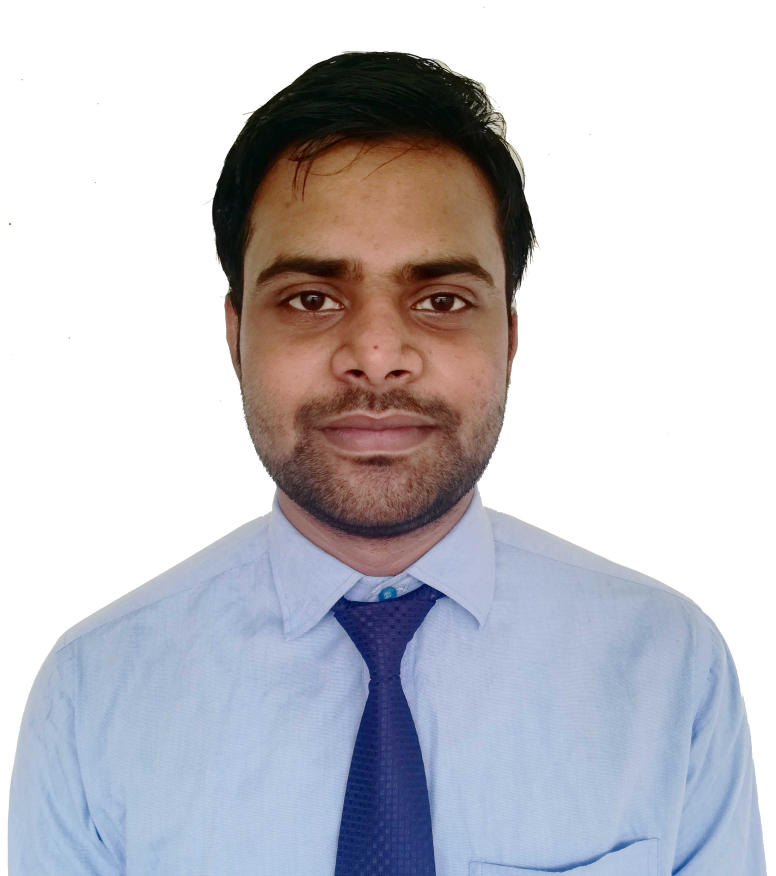
#> input picture sanjay.jpg, 3104 x 3504 px, given in place of co.jpg, which was not available (shown at 1/4 size)
$ python open_cam.py
#> lines starting #> are read from the running program, lines starting #| are printed output that depends on the picture; after the words box and inside, x2 and y2 are one past the last pixel; in counts of white or black regions, pixels touching at a corner belong together; pictures that were not available may be replaced by others from this repository, and a replacement may not be noted
import cv2

# Method to draw boundary around the detected feature
def draw_boundary(img, classifier, scaleFactor, minNeighbors, color, text):
    # Converting image to gray-scale
#> called with scaleFactor = 1.1, minNeighbors = 10, color = (255, 0, 0), text = 'Face'
    gray_img = cv2.cvtColor(img, cv2.COLOR_BGR2GRAY)
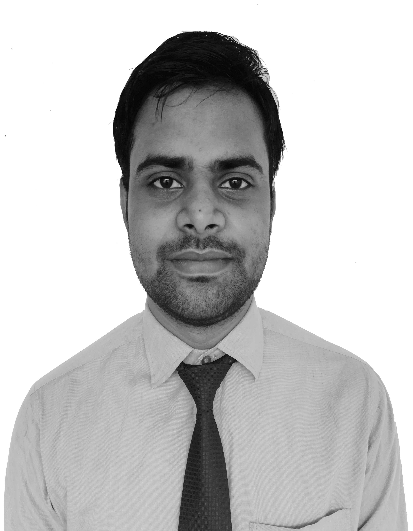
#> gray_img: shape (531, 413); min 1, max 255, mean 196.2
    # detecting features in gray-scale image, returns coordinates, width and height of features
    features = classifier.detectMultiScale(gray_img, scaleFactor, minNeighbors)
#> features = [[98, 102, 206, 206]]
    coords = []
    # drawing rectangle around the feature and labeling it
    for (x, y, w, h) in features:
        cv2.rectangle(img, (x,y), (x+w, y+h), color, 2)
        cv2.putText(img, text, (x, y-4), cv2.FONT_HERSHEY_SIMPLEX, 0.8, color, 1, cv2.LINE_AA)
        coords = [x, y, w, h]
        print(coords)
#> this loop made 1 pass
#| [98, 102, 206, 206]
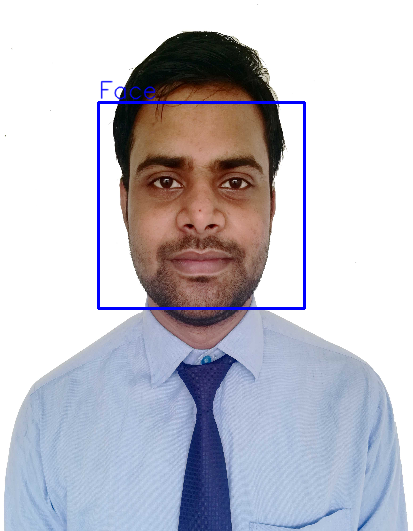
#> img: shape (531, 413, 3); mean B, G, R 202.5, 193, 193.7
    return coords


# Method to detect the features
def detect(img, faceCascade, eyeCascade, noseCascade, mouthCascade):
    color = {"blue":(255,0,0), "red":(0,0,255), "green":(0,255,0), "white":(255,255,255)}
    coords = draw_boundary(img, faceCascade, 1.1, 10, color['blue'], "Face")
#> coords = [98, 102, 206, 206]
    # If feature is detected, the draw_boundary method will return the x,y coordinates and width and height of rectangle else the length of coords will be 0
    if len(coords)==4:
        # Updating region of interest by cropping image
        roi_img = img[coords[1]:coords[1]+coords[3], coords[0]:coords[0]+coords[2]]
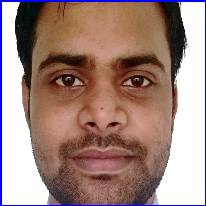
#> roi_img: shape (206, 206, 3); mean B, G, R 127.6, 133.8, 161.6
        # Passing roi, classifier, scaling factor, Minimum neighbours, color, label text
        coords = draw_boundary(roi_img, eyeCascade, 1.3, 12, color['red'], "Eye")
#> call 2 of draw_boundary, with scaleFactor = 1.3, minNeighbors = 12, color = (0, 0, 255), text = 'Eye'
#> in draw_boundary (call 2), `gray_img = cv2.cvtColor(img, cv2.COLOR_BGR2GRAY)`:
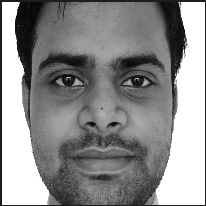
#> gray_img: shape (206, 206); min 2, max 255, mean 141.4
#> in draw_boundary (call 2), `features = classifier.detectMultiScale(gray_img, scaleFactor, minNeigh..`: features = [[39, 60, 58, 38], [113, 67, 46, 30], [99, 55, 72, 48]]
#> the loop in draw_boundary (call 2), `for (x, y, w, h) in features:` made 3 passes
#| [39, 60, 58, 38]
#| [113, 67, 46, 30]
#| [99, 55, 72, 48]
#> after the loop in draw_boundary (call 2), `for (x, y, w, h) in features:`:
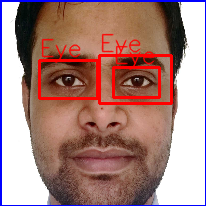
#> img: shape (206, 206, 3); 6.11% of pixels changed, all inside (x1, y1, x2, y2) = (38, 33, 173, 105)
#> coords = [99, 55, 72, 48]
        coords = draw_boundary(roi_img, noseCascade, 1.3, 4, color['green'], "Nose")
#> call 3 of draw_boundary, with scaleFactor = 1.3, minNeighbors = 4, color = (0, 255, 0), text = 'Nose'
#> in draw_boundary (call 3), `gray_img = cv2.cvtColor(img, cv2.COLOR_BGR2GRAY)`:
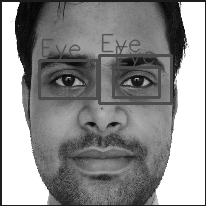
#> gray_img: shape (206, 206); min 2, max 255, mean 140
#> in draw_boundary (call 3), `features = classifier.detectMultiScale(gray_img, scaleFactor, minNeigh..`: features = ()
#> coords = []
        coords = draw_boundary(roi_img, mouthCascade, 1.3, 20, color['white'], "Mouth")
#> call 4 of draw_boundary, with scaleFactor = 1.3, minNeighbors = 20, color = (255, 255, 255), text = 'Mouth'
#> in draw_boundary (call 4), `features = classifier.detectMultiScale(gray_img, scaleFactor, minNeigh..`: features = [[63, 139, 77, 47]]
#> the loop in draw_boundary (call 4), `for (x, y, w, h) in features:` made 1 pass
#| [63, 139, 77, 47]
#> after the loop in draw_boundary (call 4), `for (x, y, w, h) in features:`:
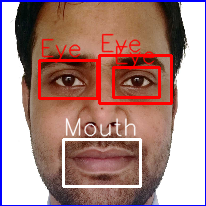
#> img: shape (206, 206, 3); 3.06% of pixels changed, all inside (x1, y1, x2, y2) = (62, 118, 142, 188)
#> coords = [63, 139, 77, 47]
    return img


# Loading classifiers
faceCascade = cv2.CascadeClassifier('haarcascade_frontalface_default.xml')
eyesCascade = cv2.CascadeClassifier('ojoI.xml')
noseCascade = cv2.CascadeClassifier('Nariz.xml')
mouthCascade = cv2.CascadeClassifier('Mouth.xml')

# Capturing real time video stream. 0 for built-in web-cams, 0 or -1 for external web-cams
# video_capture = cv2.VideoCapture(0)
img=cv2.resize(cv2.imread('co.jpg'),(413,531))

# while True:
    # Reading image from video stream
# img = video_capture.read()
# Call method we defined above
img = detect(img, faceCascade, eyesCascade, noseCascade, mouthCascade)
#> img: shape (531, 413, 3)
ix,iy = -1,-1
# mouse callback function
def draw_circle(event,x,y,flags,param):
	global ix,iy
	if event == cv2.EVENT_LBUTTONDOWN:
		ix,iy = x,y
		print(x,y)
# rahul = cv2.imread('rahul.jpeg')
# Writing processed image in a new window
cv2.imshow("image", img)
cv2.setMouseCallback('image',draw_circle)
cv2.waitKey(0)
# if cv2.waitKey(1) & 0xFF == ord('q'):
#     break

# releasing web-cam
# video_capture.release()
# Destroying output window
cv2.destroyAllWindows()

$ run again, on rahul.jpeg
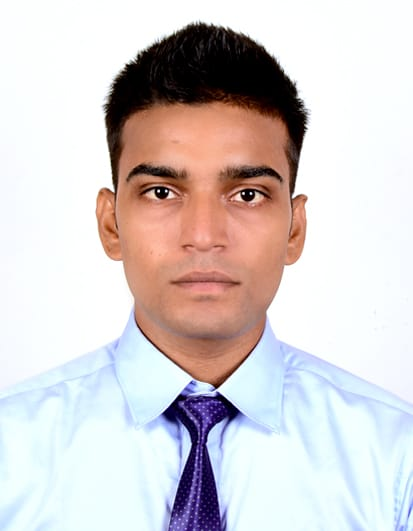
#> input picture rahul.jpeg, 413 x 531 px, given in place of co.jpg, which was not available
#> img is the input picture: shape (531, 413, 3); mean B, G, R 206.9, 206.8, 214
#> features = [[89, 105, 230, 230]]
#> the loop in draw_boundary, `for (x, y, w, h) in features:` made 1 pass
#> (printed output is left out)
#> in detect, `coords = draw_boundary(img, faceCascade, 1.1, 10, color['blue'], "Face")`: coords = [89, 105, 230, 230]
#> gray_img: shape (230, 230)
#> the loop in draw_boundary (call 2), `for (x, y, w, h) in features:` made 2 passes
#> (x, y, w, h) on passes 1 to 2: (40, 65, 64, 43), (127, 66, 69, 46)
#> (printed output is left out)
#> in detect, `coords = draw_boundary(roi_img, eyeCascade, 1.3, 12, color['red'], "Ey..`: coords = [127, 66, 69, 46]
#> in detect, `coords = draw_boundary(roi_img, noseCascade, 1.3, 4, color['green'], "..`: coords = [81, 118, 61, 37]
#> features = [[74, 161, 84, 50]]
#> the loop in draw_boundary (call 4), `for (x, y, w, h) in features:` made 1 pass
#> (printed output is left out)
#> after the loop in draw_boundary (call 4), `for (x, y, w, h) in features:`:
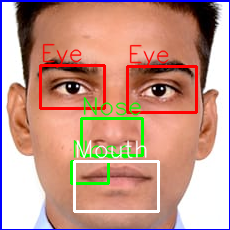
#> img: shape (230, 230, 3); mean B, G, R 136.5, 151.1, 196.8
#> in detect, `coords = draw_boundary(roi_img, mouthCascade, 1.3, 20, color['white'],..`: coords = [74, 161, 84, 50]
#> `img = detect(img, faceCascade, eyesCascade, noseCascade, mouthCascade)`:
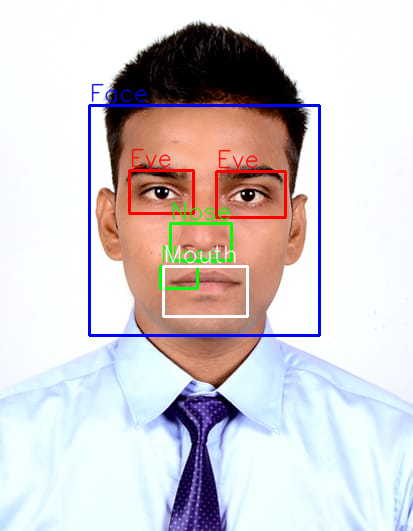
#> img: shape (531, 413, 3); mean B, G, R 207.1, 204.5, 211
